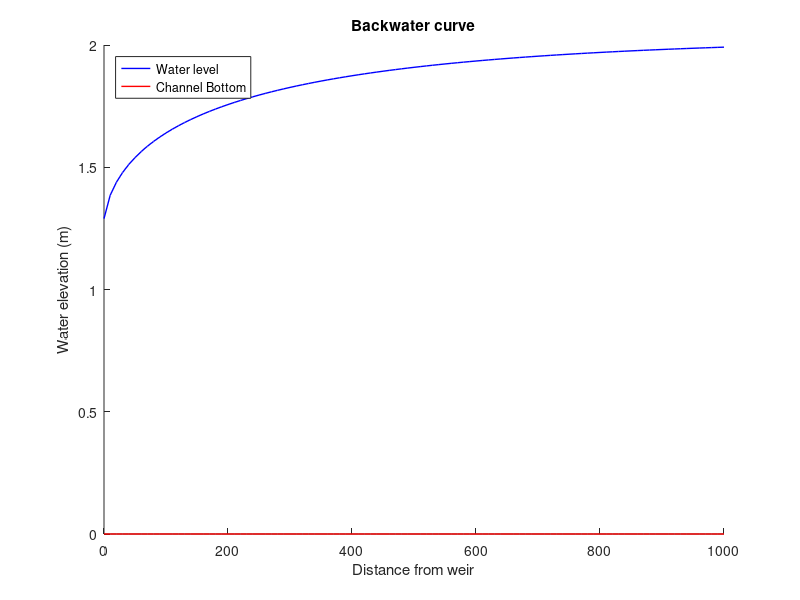

Source code (MATLAB):
% Matlab Program for the computation of a backwater curve after a weir
clear all

%User input
k=35;       %Strickler coefficient [m^(1/3)/s] (1/n where n is Manning n)
m=2;        %Side slope [-]
b=21;        %Channel width b [m]
Q=80;        %Initial flow rate [m^3/s]
S0=1e-3;    %Bottom slope [-]
beta=1;     %Coeff (?) [-]
y0=1.29;   %Lower boundary condition: water depth given by weir [m]

%Physical constants
g=9.81;     %Gravitational acceleration [m/s^2]

%Estimate of backwater length
length=1000;     %Length of cannal
nx=100;           %Number of discretization intervals
dx=length/nx;    %Spatial discretization lengt

% Direction of computation = direction of information flow: upstream (as flow in backwater is subcritical)

% Intialization of water surface and channel bottom
y(1:nx+1)=y0;   %Water depth
x(1:nx+1)=0;    %Distance from weir 
z(1:nx+1)=0;    %Cannal bottom height relative to downstream height
v(1:nx+1)=0;    %Water velocity
A(1:nx+1)=0;    %Cross-sectional area
dAdy(1:nx+1)=0; %Cross-sectional area
P(1:nx+1)=0;    %Wet perimeter
Sf(1:nx+1)=0;   %Friction slope
Fr2(1:nx+1)=0;  %Froude number (squared)

% Depth uniform flow (S0 = Sf):

% Computation of backwater curve
for i=1:nx+1
    % position along the channel
	x(i)=dx*(i-1);
   
	%Computation of water surface and channel bottom:
	% The h and z at position x+1 are h_old and zold,
	% the h and z at time x are hnew and znew.
     
	if i==1 % Position at the weir:
        y(i)=y0; % constant water depth at the weir
    else % Rest of the channel:
        y(i)=y(i-1)-dx*(S0-Sf(i-1))/(1-Fr2(i-1));
    end
    
    v(i)=Q/(b*y(i));
    A(i)=(b+m*y(i))*y(i);
    dAdy(i)=b+2*m*y(i);
    P(i)=b+2*y(i)*(1+m^2)^0.5;
    Sf(i)=Q*abs(Q)*P(i)^(4/3)/(k^2*A(i)^(10/3));
    Fr2(i)=beta*Q^2*dAdy(i)/(g*A(i)^3);
   
    % z(i)=S0*dx*i;   

end

wl=y+z;             % water level
y(end)

figure
   hold on
   plot(x,wl,'b','LineWidth',1);
   plot(x,z,'r','LineWidth',1);
   xlabel('Distance from weir')
   ylabel('Water elevation (m)')
   title('Backwater curve')
   legend('Water level','Channel Bottom','Location','NorthWest');
   hold off
 